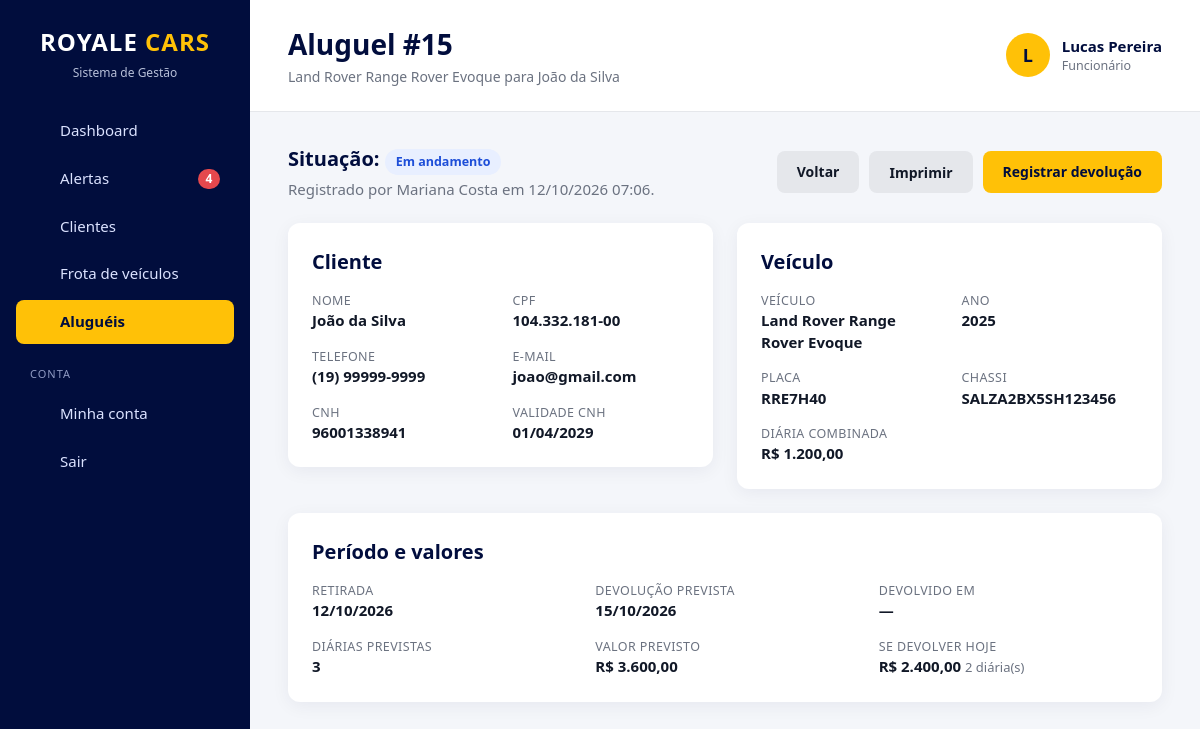
The page /locacoes/ver.php?id=15 (signed in) on the database its author committed.
### tables this page shows
CREATE TABLE `locacoes` (
    `id`              INT           NOT NULL AUTO_INCREMENT,
    `cliente_id`      INT           NOT NULL,
    `veiculo_id`      INT           NOT NULL,
    `usuario_id`      INT           NULL,
    `data_retirada`   DATE          NOT NULL,
    `data_prevista`   DATE          NOT NULL,
    `data_devolucao`  DATE          NULL,
    `valor_diaria`    DECIMAL(10,2) NOT NULL,
    `dias_previstos`  INT           NOT NULL,
    `valor_previsto`  DECIMAL(10,2) NOT NULL,
    `dias_atraso`     INT           NOT NULL DEFAULT 0,
    `valor_atraso`    DECIMAL(10,2) NOT NULL DEFAULT 0,
    `valor_total`     DECIMAL(10,2) NOT NULL DEFAULT 0,
    `status`          ENUM('Em andamento','Finalizada','Cancelada') NOT NULL DEFAULT 'Em andamento',
    `observacoes`     TEXT          NULL,
    `finalizado_por`  INT           NULL,
    `finalizado_em`   DATETIME      NULL,
    `criado_em`       TIMESTAMP     NOT NULL DEFAULT CURRENT_TIMESTAMP,

    PRIMARY KEY (`id`),
    KEY `idx_locacoes_status`  (`status`, `data_prevista`),
    KEY `idx_locacoes_devolucao` (`data_devolucao`),

    CONSTRAINT `fk_locacoes_cliente`
        FOREIGN KEY (`cliente_id`) REFERENCES `clientes` (`id`),
    CONSTRAINT `fk_locacoes_veiculo`
        FOREIGN KEY (`veiculo_id`) REFERENCES `veiculos` (`id`),
    CONSTRAINT `fk_locacoes_usuario`
        FOREIGN KEY (`usuario_id`) REFERENCES `usuarios` (`id`) ON DELETE SET NULL,
    CONSTRAINT `fk_locacoes_finalizado_por`
        FOREIGN KEY (`finalizado_por`) REFERENCES `usuarios` (`id`) ON DELETE SET NULL,

    CONSTRAINT `ck_locacoes_periodo`
        CHECK (`data_prevista` >= `data_retirada`),
    CONSTRAINT `ck_locacoes_devolucao`
        CHECK (`data_devolucao` IS NULL OR `data_devolucao` >= `data_retirada`),
    CONSTRAINT `ck_locacoes_valores`
        CHECK (`valor_diaria` > 0 AND `valor_previsto` >= 0
               AND `valor_atraso` >= 0 AND `valor_total` >= 0),
    CONSTRAINT `ck_locacoes_dias`
        CHECK (`dias_previstos` >= 1 AND `dias_atraso` >= 0)
);

CREATE TABLE `usuarios` (
    `id`            INT          NOT NULL AUTO_INCREMENT,
    `nome`          VARCHAR(100) NOT NULL,
    `email`         VARCHAR(150) NOT NULL,
    `senha`         VARCHAR(255) NOT NULL,
    `cargo`         ENUM('chefe','gerente','funcionario') NOT NULL DEFAULT 'funcionario',
    `ativo`         TINYINT(1)   NOT NULL DEFAULT 1,
    `trocar_senha`  TINYINT(1)   NOT NULL DEFAULT 0,
    `ultimo_acesso` DATETIME     NULL,
    `criado_em`     TIMESTAMP    NOT NULL DEFAULT CURRENT_TIMESTAMP,
    `atualizado_em` TIMESTAMP    NULL ON UPDATE CURRENT_TIMESTAMP,

    PRIMARY KEY (`id`),
    UNIQUE KEY `uk_usuarios_email` (`email`),

    CONSTRAINT `ck_usuarios_nome`  CHECK (CHAR_LENGTH(TRIM(`nome`)) >= 3),
    CONSTRAINT `ck_usuarios_email` CHECK (`email` LIKE '_%@_%._%'),
    CONSTRAINT `ck_usuarios_ativo` CHECK (`ativo` IN (0, 1))
);

CREATE TABLE `clientes` (
    `id`            INT          NOT NULL AUTO_INCREMENT,
    `nome`          VARCHAR(150) NOT NULL,
    `cpf`           CHAR(11)     NOT NULL,
    `cnh`           CHAR(11)     NOT NULL,
    `cnh_validade`  DATE         NOT NULL,
    `email`         VARCHAR(150) NOT NULL,
    `telefone`      VARCHAR(11)  NOT NULL,
    `arquivado`     TINYINT(1)   NOT NULL DEFAULT 0,
    `arquivado_em`  DATETIME     NULL,
    `criado_em`     TIMESTAMP    NOT NULL DEFAULT CURRENT_TIMESTAMP,
    `atualizado_em` TIMESTAMP    NULL ON UPDATE CURRENT_TIMESTAMP,

    PRIMARY KEY (`id`),
    UNIQUE KEY `uk_clientes_cpf`   (`cpf`),
    UNIQUE KEY `uk_clientes_cnh`   (`cnh`),
    UNIQUE KEY `uk_clientes_email` (`email`),

    CONSTRAINT `ck_clientes_nome`     CHECK (CHAR_LENGTH(TRIM(`nome`)) >= 3),
    CONSTRAINT `ck_clientes_cpf`      CHECK (`cpf` REGEXP '^[0-9]{11}$'),
    CONSTRAINT `ck_clientes_cnh`      CHECK (`cnh` REGEXP '^[0-9]{11}$'),
    CONSTRAINT `ck_clientes_email`    CHECK (`email` LIKE '_%@_%._%'),
    CONSTRAINT `ck_clientes_telefone` CHECK (`telefone` REGEXP '^[1-9][1-9][0-9]{8,9}$'),
    CONSTRAINT `ck_clientes_arquivado` CHECK (`arquivado` IN (0, 1))
);

CREATE TABLE `veiculos` (
    `id`            INT           NOT NULL AUTO_INCREMENT,
    `marca`         VARCHAR(100)  NOT NULL,
    `modelo`        VARCHAR(100)  NOT NULL,
    `ano`           SMALLINT      NOT NULL,
    `placa`         VARCHAR(7)    NOT NULL,
    `chassi`        CHAR(17)      NOT NULL,
    `valor_diaria`  DECIMAL(10,2) NOT NULL,
    `imagem`        VARCHAR(255)  NULL,
    `status`        ENUM('Disponível','Alugado','Em manutenção') NOT NULL DEFAULT 'Disponível',
    `arquivado`     TINYINT(1)    NOT NULL DEFAULT 0,
    `arquivado_em`  DATETIME      NULL,
    `criado_em`     TIMESTAMP     NOT NULL DEFAULT CURRENT_TIMESTAMP,
    `atualizado_em` TIMESTAMP     NULL ON UPDATE CURRENT_TIMESTAMP,

    PRIMARY KEY (`id`),
    UNIQUE KEY `uk_veiculos_placa`  (`placa`),
    UNIQUE KEY `uk_veiculos_chassi` (`chassi`),
    KEY `idx_veiculos_status` (`status`, `arquivado`),

    CONSTRAINT `ck_veiculos_placa`
        CHECK (`placa` REGEXP '^[A-Z]{3}[0-9][A-Z0-9][0-9]{2}$'),
    CONSTRAINT `ck_veiculos_chassi`
        CHECK (`chassi` REGEXP '^[A-HJ-NPR-Z0-9]{17}$'),
    CONSTRAINT `ck_veiculos_ano`
        CHECK (`ano` BETWEEN 1950 AND 2100),
    CONSTRAINT `ck_veiculos_diaria`
        CHECK (`valor_diaria` > 0),
    CONSTRAINT `ck_veiculos_arquivado`
        CHECK (`arquivado` IN (0, 1))
);

### locacoes/ver.php (the view, shortened to what the rows shown need)
<?php
exigir_permissao('locacoes_ver');
$id = (int) ($_GET['id'] ?? 0);
$l = db_linha(
    'SELECT l.*,
            c.nome AS cliente, c.cpf, c.telefone, c.email, c.cnh, c.cnh_validade,
            v.marca, v.modelo, v.ano, v.placa, v.chassi,
            u.nome AS registrado_por, f.nome AS encerrado_por
     FROM locacoes l
     JOIN clientes c ON c.id = l.cliente_id
     JOIN veiculos v ON v.id = l.veiculo_id
     LEFT JOIN usuarios u ON u.id = l.usuario_id
     LEFT JOIN usuarios f ON f.id = l.finalizado_por
     WHERE l.id = ?',
    [$id]
);
$status = status_locacao($l);
$titulo = 'Aluguel #' . $l['id'];
$subtitulo = nome_veiculo($l) . ' para ' . $l['cliente'];
require RAIZ . '/includes/cabecalho.php';
?>
<div class="page-header nao-imprimir">
    <div>
        <h2>Situação: <?= badge_status($status) ?></h2>
        <p>Registrado por <?= e($l['registrado_por'] ?? '—') ?> em <?= data_hora_br($l['criado_em']) ?>.</p>
    </div>
</div>
<div class="grade-2">
    <div class="bloco">
        <h2>Cliente</h2>
        <div class="ficha" style="grid-template-columns: 1fr 1fr;">
            <div><span>Nome</span><strong><?= e($l['cliente']) ?></strong></div>
            <div><span>CPF</span><strong><?= e(formatar_cpf($l['cpf'])) ?></strong></div>
            <div><span>Telefone</span><strong><?= e(formatar_telefone($l['telefone'])) ?></strong></div>
            <div><span>E-mail</span><strong><?= e($l['email']) ?></strong></div>
            <div><span>CNH</span><strong><?= e($l['cnh']) ?></strong></div>
            <div><span>Validade CNH</span><strong><?= data_br($l['cnh_validade']) ?></strong></div>
        </div>
    </div>
    <div class="bloco">
        <h2>Veículo</h2>
        <div class="ficha" style="grid-template-columns: 1fr 1fr;">
            <div><span>Veículo</span><strong><?= e(nome_veiculo($l)) ?></strong></div>
            <div><span>Ano</span><strong><?= (int) $l['ano'] ?></strong></div>
            <div><span>Placa</span><strong><?= e(formatar_placa($l['placa'])) ?></strong></div>
            <div><span>Chassi</span><strong><?= e($l['chassi']) ?></strong></div>
            <div><span>Diária combinada</span><strong><?= moeda($l['valor_diaria']) ?></strong></div>
        </div>
    </div>
</div>
<div class="bloco">
    <h2>Período e valores</h2>
    <div class="ficha">
        <div><span>Retirada</span><strong><?= data_br($l['data_retirada']) ?></strong></div>
        <div><span>Devolução prevista</span><strong><?= data_br($l['data_prevista']) ?></strong></div>
        <div><span>Devolvido em</span><strong><?= data_br($l['data_devolucao']) ?></strong></div>
        <div><span>Diárias previstas</span><strong><?= (int) $l['dias_previstos'] ?></strong></div>
        <div><span>Valor previsto</span><strong><?= moeda($l['valor_previsto']) ?></strong></div>
    </div>
</div>
<?php require RAIZ . '/includes/rodape.php'; ?>

### includes/cabecalho.php (shortened to what the rows shown need)
<?php
$usuarioAtual = usuario_logado();
$subtitulo = $subtitulo ?? '';
?>
<!DOCTYPE html>
<html lang="pt-BR">
<head>
    <link rel="stylesheet" href="<?= e(url('css/style.css')) ?>">
</head>
<body>
<aside class="sidebar" id="sidebar">
    <div class="logo">
        <h2>ROYALE <span>CARS</span></h2>
    </div>
</aside>
<main class="main">
    <header class="topbar">
        <div>
            <h1><?= e($titulo) ?></h1>
            <?php if ($subtitulo !== ''): ?>
                <p class="topbar-subtitle"><?= e($subtitulo) ?></p>
            <?php endif; ?>
        </div>
        <?php if ($usuarioAtual): ?>
            <div class="usuario-topo">
                <div class="usuario-avatar"><?= e(mb_strtoupper(mb_substr($usuarioAtual['nome'], 0, 1))) ?></div>
                <div>
                    <strong><?= e($usuarioAtual['nome']) ?></strong>
                    <small><?= e(CARGOS[$usuarioAtual['cargo']] ?? '') ?></small>
                </div>
            </div>
        <?php endif; ?>
    </header>
    <section class="content">

### includes/funcoes.php (shortened to what the rows shown need)
<?php
function db_consulta(string $sql, array $parametros = []): mysqli_stmt
{
    global $conexao;
    $stmt = $conexao->prepare($sql);
    if ($parametros) {
        $tipos = '';
        foreach ($parametros as $i => $valor) {
            if (is_bool($valor)) {
                $parametros[$i] = (int) $valor;
                $tipos .= 'i';
            } elseif (is_int($valor)) {
                $tipos .= 'i';
            } elseif (is_float($valor)) {
                $tipos .= 'd';
            } else {
                $tipos .= 's';
            }
        }
        $stmt->bind_param($tipos, ...$parametros);
    }
    $stmt->execute();
    return $stmt;
}
function db_todos(string $sql, array $parametros = []): array
{
    $resultado = db_consulta($sql, $parametros)->get_result();
    return $resultado ? $resultado->fetch_all(MYSQLI_ASSOC) : [];
}
function db_linha(string $sql, array $parametros = []): ?array
{
    $resultado = db_consulta($sql, $parametros)->get_result();
    $linha = $resultado ? $resultado->fetch_assoc() : null;
    return $linha ?: null;
}
function url(string $caminho = ''): string
{
    return BASE_URL . '/' . ltrim($caminho, '/');
}
function e($texto): string
{
    return htmlspecialchars((string) $texto, ENT_QUOTES, 'UTF-8');
}
function moeda($valor): string
{
    return 'R$ ' . number_format((float) $valor, 2, ',', '.');
}
function data_br(?string $data): string
{
    return $data ? date('d/m/Y', strtotime($data)) : '—';
}
function data_hora_br(?string $data): string
{
    return $data ? date('d/m/Y H:i', strtotime($data)) : '—';
}
function formatar_cpf(?string $cpf): string
{
    $cpf = so_digitos($cpf);
    return strlen($cpf) === 11
        ? substr($cpf, 0, 3) . '.' . substr($cpf, 3, 3) . '.' . substr($cpf, 6, 3) . '-' . substr($cpf, 9)
        : (string) $cpf;
}
function formatar_telefone(?string $telefone): string
{
    $t = so_digitos($telefone);
    if (strlen($t) === 11) {
        return '(' . substr($t, 0, 2) . ') ' . substr($t, 2, 5) . '-' . substr($t, 7);
    }
    return (string) $telefone;
}
function formatar_placa(?string $placa): string
{
    $placa = (string) $placa;
    return preg_match('/^[A-Z]{3}\d{4}$/', $placa)
        ? substr($placa, 0, 3) . '-' . substr($placa, 3)
        : $placa;
}
function nome_veiculo(array $v): string
{
    return trim(($v['marca'] ?? '') . ' ' . ($v['modelo'] ?? ''));
}
function badge_status(string $status): string
{
    $classes = [
        'Disponível'    => 'status-verde',
        'Finalizada'    => 'status-verde',
        'Concluída'     => 'status-verde',
        'Ativo'         => 'status-verde',
        'Alugado'       => 'status-azul',
        'Em andamento'  => 'status-azul',
        'Em manutenção' => 'status-laranja',
        'Atrasada'      => 'status-vermelho',
        'Cancelada'     => 'status-cinza',
        'Inativo'       => 'status-cinza',
        'Arquivado'     => 'status-cinza',
    ];
    return '<span class="status ' . ($classes[$status] ?? 'status-cinza') . '">' . e($status) . '</span>';
}
function status_locacao(array $locacao): string
{
    return $locacao['status'];
}

### rows shown on the page
locacoes: id "Aluguel #15", status "Em andamento", usuario.nome "Mariana Costa", criado_em "12/10/2026 07:06", cliente.nome "João da Silva", cliente.cpf "104.332.181-00", cliente.telefone "(19) 99999-9999", cliente.email "joao@gmail.com", cliente.cnh "96001338941", cliente.cnh_validade "01/04/2029", veiculo.modelo "Land Rover Range Rover Evoque", veiculo.ano "2025", veiculo.placa "RRE7H40", veiculo.chassi "SALZA2BX5SH123456", valor_diaria "R$ 1.200,00", data_retirada "12/10/2026", data_prevista "15/10/2026", data_devolucao "—", dias_previstos "3", valor_previsto "R$ 3.600,00"
usuarios: nome "L", nome "Lucas Pereira", cargo "Funcionário"

### other values the page prints
$item['texto'] "Dashboard"
$item['texto'] "Alertas"
$item['texto'] "Clientes"
$item['texto'] "Frota de veículos"
$item['texto'] "Aluguéis"
$subtitulo "Land Rover Range Rover Evoque para João da Silva"
moeda($seDevolverHoje['total']) "R$ 2.400,00"
$seDevolverHoje['dias'] "2"
